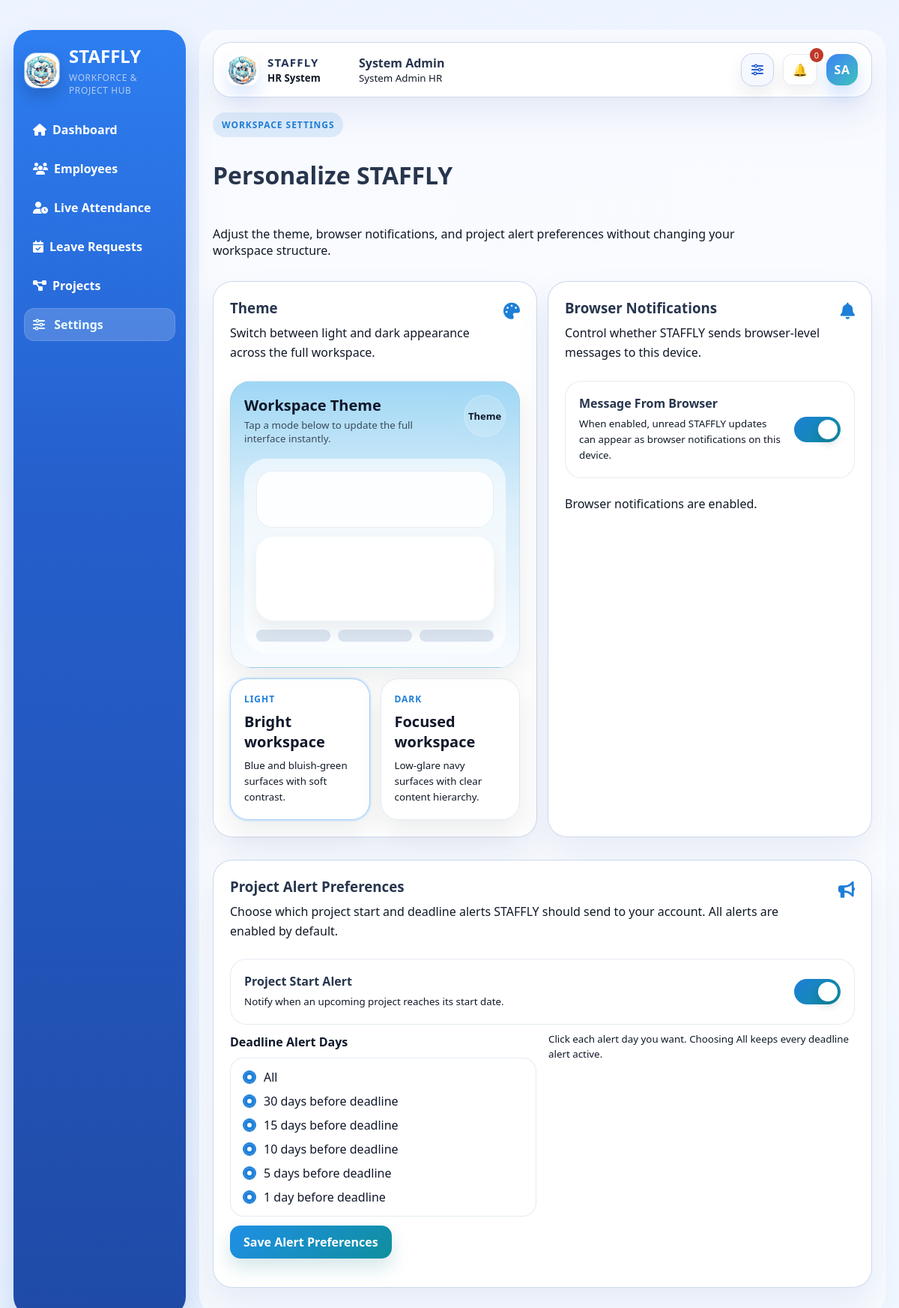
The app's page /settings (signed in) with its own data.
### models.py (models this page shows, shortened)
class User(db.Model):
    __tablename__ = "users"
    id = db.Column(db.Integer, primary_key=True)
    name = db.Column(db.String(120), nullable=False)
    email = db.Column(db.String(120), unique=True, nullable=False, index=True)
    password_hash = db.Column(db.String(255), nullable=False)
    role = db.Column(db.String(20), nullable=False, default="Employee")
    position = db.Column(db.String(120), nullable=False, default="Web Developer")
    department = db.Column(db.String(120), nullable=True)
    is_registered = db.Column(db.Boolean, nullable=False, default=False)
    security_code_hash = db.Column(db.String(255), nullable=True)
    project_start_alert = db.Column(db.Boolean, nullable=False, default=True)
    deadline_alert_30 = db.Column(db.Boolean, nullable=False, default=True)
    deadline_alert_15 = db.Column(db.Boolean, nullable=False, default=True)
    deadline_alert_10 = db.Column(db.Boolean, nullable=False, default=True)
    deadline_alert_5 = db.Column(db.Boolean, nullable=False, default=True)
    deadline_alert_1 = db.Column(db.Boolean, nullable=False, default=True)
    skills = db.relationship("Skill", secondary=employee_skills, back_populates="employees")
    resume_skills = db.relationship("Skill", secondary=resume_skills, back_populates="resume_employees")
    notifications = db.relationship("Notification", backref="user", lazy=True, cascade="all, delete-orphan")
    assignments = db.relationship("ProjectAssignment", backref="employee", lazy=True, cascade="all, delete-orphan")
    attendance_records = db.relationship("AttendanceRecord", backref="employee", lazy=True, cascade="all, delete-orphan")
    leave_requests = db.relationship("LeaveRequest", backref="employee", lazy=True, cascade="all, delete-orphan")
    daily_project_reports = db.relationship("DailyProjectReport", backref="employee", lazy=True, cascade="all, delete-orphan")
    past_performance_records = db.relationship(
        "PastProjectPerformance",
        backref="employee",
        lazy=True,
        cascade="all, delete-orphan",
    )
    feedback_records = db.relationship("ProjectFeedback", backref="employee", lazy=True, cascade="all, delete-orphan")

### routes/auth_routes.py (the view, shortened to what this page needs)
@auth_bp.route("/settings", methods=["GET", "POST"])
@login_required
def settings():
    user = current_user()
    selected_deadline_alert_days = [
        value for value, _label in DEADLINE_ALERT_OPTIONS
        if getattr(user, f"deadline_alert_{value}", False)
    ]
    return render_template(
        "settings.html",
        alert_preference_fields=ALERT_PREFERENCE_FIELDS,
        deadline_alert_options=DEADLINE_ALERT_OPTIONS,
        selected_deadline_alert_days=selected_deadline_alert_days,
    )

### app.py (called while the page is built, shortened)
def run_daily_automation(force=False):
    global LAST_DAILY_AUTOMATION_RUN
    today = date.today()
    if not force and LAST_DAILY_AUTOMATION_RUN == today:
        return

### routes/auth_routes.py (called while the page is built)
def current_user():
    user_id = session.get("user_id")
    if not user_id:
        return None
    return User.query.get(user_id)

def _admin_user_by_email(email):
    normalized_email = (email or "").strip().lower()
    if not normalized_email:
        return None
    return User.query.filter_by(role="Admin", email=normalized_email).first()

def _admin_setup_complete(email=None):
    if email:
        admin = _admin_user_by_email(email)
        return bool(admin and admin.security_code_hash)
    for admin_email in ADMIN_EMAILS:
        admin = _admin_user_by_email(admin_email)
        if not admin or not admin.security_code_hash:
            return False
    return True

def login_required(view_func):
    @wraps(view_func)
    def wrapped(*args, **kwargs):
        if not current_user():
            flash("Please login first.", "warning")
            return redirect(url_for("auth.home"))
        return view_func(*args, **kwargs)
    return wrapped

@auth_bp.app_context_processor
def inject_auth_context():
    user = current_user()
    unread = 0
    if user:
        unread = Notification.query.filter_by(user_id=user.id, is_read=False).count()
    return {
        "current_user": user,
        "unread_count": unread,
        "admin_recent_login": session.pop("admin_recent_login", False),
        "admin_setup_complete": _admin_setup_complete(),
    }

### templates/settings.html (shortened to what this page needs)
{% extends "base.html" %}
{% block content %}
<div class="settings-page">
    <div class="settings-header">
        <span class="settings-eyebrow">Workspace Settings</span>
        <h1>Personalize STAFFLY</h1>
        <p>Adjust the theme, browser notifications, and project alert preferences without changing your workspace structure.</p>
    </div>
    <div class="settings-grid">
        <section class="card settings-card settings-feature-card">
            <div class="settings-card-head">
                <div>
                    <h3>Theme</h3>
                    <p>Switch between light and dark appearance across the full workspace.</p>
                </div>
                <i class="fa-solid fa-palette"></i>
            </div>
            <button type="button" class="theme-preview-card theme-preview-light" data-theme-preview="light" aria-label="Theme preview card">
                <div class="theme-preview-header">
                    <div>
                        <strong>Workspace Theme</strong>
                        <small>Tap a mode below to update the full interface instantly.</small>
                    </div>
                    <span class="theme-preview-badge">Theme</span>
                </div>
                <div class="theme-preview-body">
                    <div class="theme-preview-tile"></div>
                    <div class="theme-preview-panel"></div>
                    <div class="theme-preview-row">
                        <span></span><span></span><span></span>
                    </div>
                </div>
            </button>
            <div class="theme-choice-grid">
                <button type="button" class="theme-choice-card" data-theme-choice="light">
                    <span class="theme-choice-label">Light</span>
                    <strong>Bright workspace</strong>
                    <small>Blue and bluish-green surfaces with soft contrast.</small>
                </button>
                <button type="button" class="theme-choice-card" data-theme-choice="dark">
                    <span class="theme-choice-label">Dark</span>
                    <strong>Focused workspace</strong>
                    <small>Low-glare navy surfaces with clear content hierarchy.</small>
                </button>
            </div>
        </section>
        <section class="card settings-card settings-feature-card">
            <div class="settings-card-head">
                <div>
                    <h3>Browser Notifications</h3>
                    <p>Control whether STAFFLY sends browser-level messages to this device.</p>
                </div>
                <i class="fa-solid fa-bell"></i>
            </div>
            <label class="settings-toggle-row">
                <div>
                    <strong>Message From Browser</strong>
                    <small>When enabled, unread STAFFLY updates can appear as browser notifications on this device.</small>
                </div>
                <span class="settings-switch">
                    <span class="settings-slider"></span>
                </span>
            </label>
            <div class="settings-status-note" id="notificationStatusNote">Browser notifications are enabled.</div>
        </section>
    </div>
    <div class="card settings-smtp-card">
        <div class="settings-card-head">
            <div>
                <h3>Project Alert Preferences</h3>
                <p>Choose which project start and deadline alerts STAFFLY should send to your account. All alerts are enabled by default.</p>
            </div>
            <i class="fa-solid fa-bullhorn"></i>
        </div>
        <form method="post" class="form-grid settings-smtp-form">
            {% for field_name, label, description in alert_preference_fields %}
            <label class="settings-toggle-row smtp-toggle-row">
                <div>
                    <strong>{{ label }}</strong>
                    <small>{{ description }}</small>
                </div>
                <span class="settings-switch">
                    <span class="settings-slider"></span>
                </span>
            </label>
            {% endfor %}
            <div class="deadline-alert-picker" data-alert-picker>
                <label class="deadline-alert-label">Deadline Alert Days</label>
                <div class="deadline-alert-options">
                    <label class="deadline-alert-option">
                        <span class="deadline-alert-control"></span>
                        <span class="deadline-alert-text">All</span>
                    </label>
                    {% for value, label in deadline_alert_options %}
                    <label class="deadline-alert-option">
                        <span class="deadline-alert-control"></span>
                        <span class="deadline-alert-text">{{ label }}</span>
                    </label>
                    {% endfor %}
                </div>
            </div>
            <small class="field-hint">Click each alert day you want. Choosing All keeps every deadline alert active.</small>
            <div class="inline-actions">
                <button type="submit" class="btn">Save Alert Preferences</button>
            </div>
        </form>
    </div>
</div>
{% endblock %}

### templates/base.html (shortened to what this page needs)
﻿<!doctype html>
<html lang="en">
<head>
    <link rel="stylesheet" href="{{ url_for('static', filename='css/style.css') }}">
    <link rel="stylesheet" href="https://cdnjs.cloudflare.com/ajax/libs/font-awesome/6.5.2/css/all.min.css">
</head>
<body data-admin-authenticated="{% if current_user and current_user.role == 'Admin' %}1{% else %}0{% endif %}">
    {% if current_user %}
    <div class="app-layout">
        <aside class="sidebar">
            <div class="brand-lockup">
                <img src="{{ url_for('static', filename='img/staffly-logo.jpeg') }}" alt="STAFFLY logo" class="brand-logo">
                <div class="brand-copy">
                    <h2>STAFFLY</h2>
                    <small>Workforce & Project Hub</small>
                </div>
            </div>
            <nav class="nav-links">
                <a href="{{ url_for('auth.dashboard') }}" class="{% if request.endpoint == 'auth.dashboard' %}active-nav{% endif %}"><i class="fa-solid fa-house"></i>Dashboard</a>
                {% if current_user.role == 'Admin' %}
                <a href="{{ url_for('employees.list_employees') }}" class=""><i class="fa-solid fa-users"></i>Employees</a>
                <a href="{{ url_for('employees.live_attendance') }}" class="{% if request.endpoint == 'employees.live_attendance' %}active-nav{% endif %}"><i class="fa-solid fa-user-clock"></i>Live Attendance</a>
                <a href="{{ url_for('employees.admin_leave_requests') }}" class=""><i class="fa-solid fa-calendar-check"></i>Leave Requests</a>
                {% endif %}
                <a href="{{ url_for('projects.list_projects') }}" class=""><i class="fa-solid fa-diagram-project"></i>{% if current_user.role == 'Admin' %}Projects{% else %}My Projects{% endif %}</a>
                <a href="{{ url_for('auth.settings') }}" class="{% if request.endpoint == 'auth.settings' %}active-nav{% endif %}"><i class="fa-solid fa-sliders"></i> Settings</a>
            </nav>
        </aside>
        <main class="main-content">
            <header class="topbar">
                <div class="topbar-brand">
                    <img src="{{ url_for('static', filename='img/staffly-logo.jpeg') }}" alt="STAFFLY logo" class="topbar-brand-logo">
                    <div class="topbar-brand-copy">
                        <strong>STAFFLY</strong>
                        <small>HR System</small>
                    </div>
                </div>
                <div class="topbar-user">
                    <strong>{{ current_user.name }}</strong>
                    {% if current_user.role == 'Admin' %}
                    <small>System Admin HR</small>
                    {% else %}
                    <small>{{ current_user.position }} | {{ current_user.role }}</small>
                    {% endif %}
                </div>
                <div class="topbar-actions">
                    <a class="topbar-icon-btn" href="{{ url_for('auth.settings') }}" title="Open settings" aria-label="Open settings">
                        <i class="fa-solid fa-sliders"></i>
                    </a>
                    <div class="notification-wrapper">
                        <a id="notificationBellLink" class="bell-btn bell-link" href="{{ url_for('projects.notifications_page') }}" title="Open all notifications" aria-label="Open all notifications">🔔</a>
                        <button id="notificationCountBtn" class="notification-count-btn notification-badge-btn" type="button" title="Show unread notifications" aria-label="Show unread notifications">
                            <span id="notificationCount">{{ unread_count }}</span>
                        </button>
                    </div>
                    <div class="profile-menu-wrap">
                    <button id="profileMenuToggle" class="topbar-avatar topbar-avatar-btn" type="button" aria-expanded="false" aria-controls="profileMenuPanel" aria-label="Open profile menu">
                        {{ current_user.name.split()[0][0] }}{% if current_user.name.split()|length > 1 %}{{ current_user.name.split()[-1][0] }}{% endif %}
                    </button>
                    </div>
                </div>
            </header>
            {% block content %}{% endblock %}
        </main>
    </div>
    {% else %}
        {% block public_content %}{% endblock %}
    {% endif %}
</body>
</html>

### records on screen
User: name "System Admin", name "S", name "A"

### other values on screen
{{ unread_count }} "0"
{{ label }} "Project Start Alert"
{{ description }} "Notify when an upcoming project reaches its start date."
{{ label }} "30 days before deadline" "15 days before deadline" "10 days before deadline" "5 days before deadline" "1 day before deadline"
